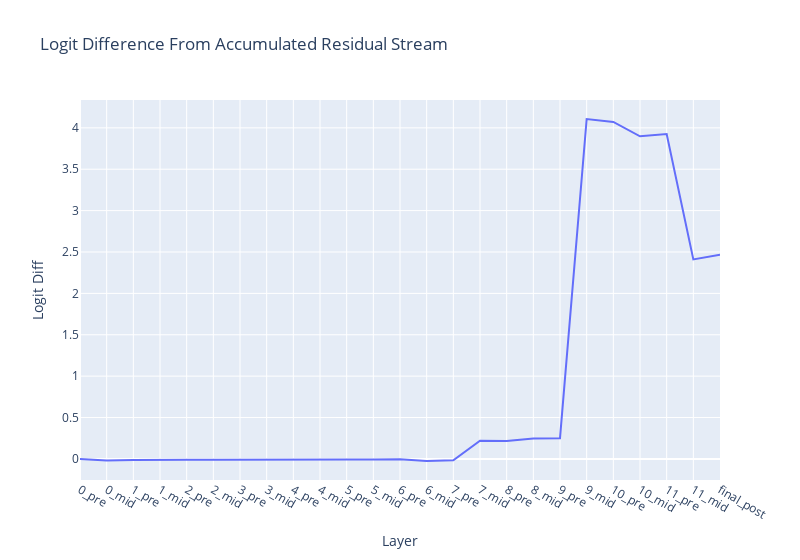

Here is the notebook cell this chart was saved with:
### Code cell
accumulated_residual, labels = cache.accumulated_resid(layer=-1, incl_mid=True, pos_slice=-1, return_labels=True)

logit_lens_logit_diffs= residual_stack_to_logit_diff(accumulated_residual, cache)

line(
    logit_lens_logit_diffs,
    hovermode='x unified',
    title='Logit Difference From Accumulated Residual Stream',
    labels={'x': 'Layer', 'y': 'Logit Diff'},
    xaxis_tickvals=labels,
    width=800,
)

### Figure 1 — Plotly figure (JSON) as saved in the notebook; plotly's stock layout.template omitted (floating-point values rounded to 4 significant figures)
{"data": [{"hovertemplate": "Layer=%{x}<br>Logit Diff=%{y}<extra></extra>", "legendgroup": "", "line": {"color": "#636efa", "dash": "solid"}, "marker": {"symbol": "circle"}, "mode": "lines", "name": "", "orientation": "v", "showlegend": false, "type": "scatter", "x": [0, 1, 2, 3, 4, 5, 6, 7, 8, 9, 10, 11, 12, 13, 14, 15, 16, 17, 18, 19, 20, 21, 22, 23, 24], "xaxis": "x", "y": [-0.0007705, -0.01793, -0.01359, -0.01515, -0.01115, -0.008911, -0.009282, -0.01472, -0.01072, -0.00844, -0.007512, -0.006176, -0.004803, -0.02529, -0.01654, 0.2207, 0.2154, 0.2479, 0.2503, 4.107, 4.072, 3.897, 3.925, 2.41, 2.466], "yaxis": "y"}], "layout": {"hovermode": "x unified", "legend": {"tracegroupgap": 0}, "title": {"text": "Logit Difference From Accumulated Residual Stream"}, "width": 800, "xaxis": {"anchor": "y", "domain": [0, 1], "tickmode": "array", "ticktext": ["0_pre", "0_mid", "1_pre", "1_mid", "2_pre", "2_mid", "3_pre", "3_mid", "4_pre", "4_mid", "5_pre", "5_mid", "6_pre", "6_mid", "7_pre", "7_mid", "8_pre", "8_mid", "9_pre", "9_mid", "10_pre", "10_mid", "11_pre", "11_mid", "final_post"], "tickvals": [0, 1, 2, 3, 4, 5, 6, 7, 8, 9, 10, 11, 12, 13, 14, 15, 16, 17, 18, 19, 20, 21, 22, 23, 24], "title": {"text": "Layer"}}, "yaxis": {"anchor": "x", "domain": [0, 1], "title": {"text": "Logit Diff"}}}}
